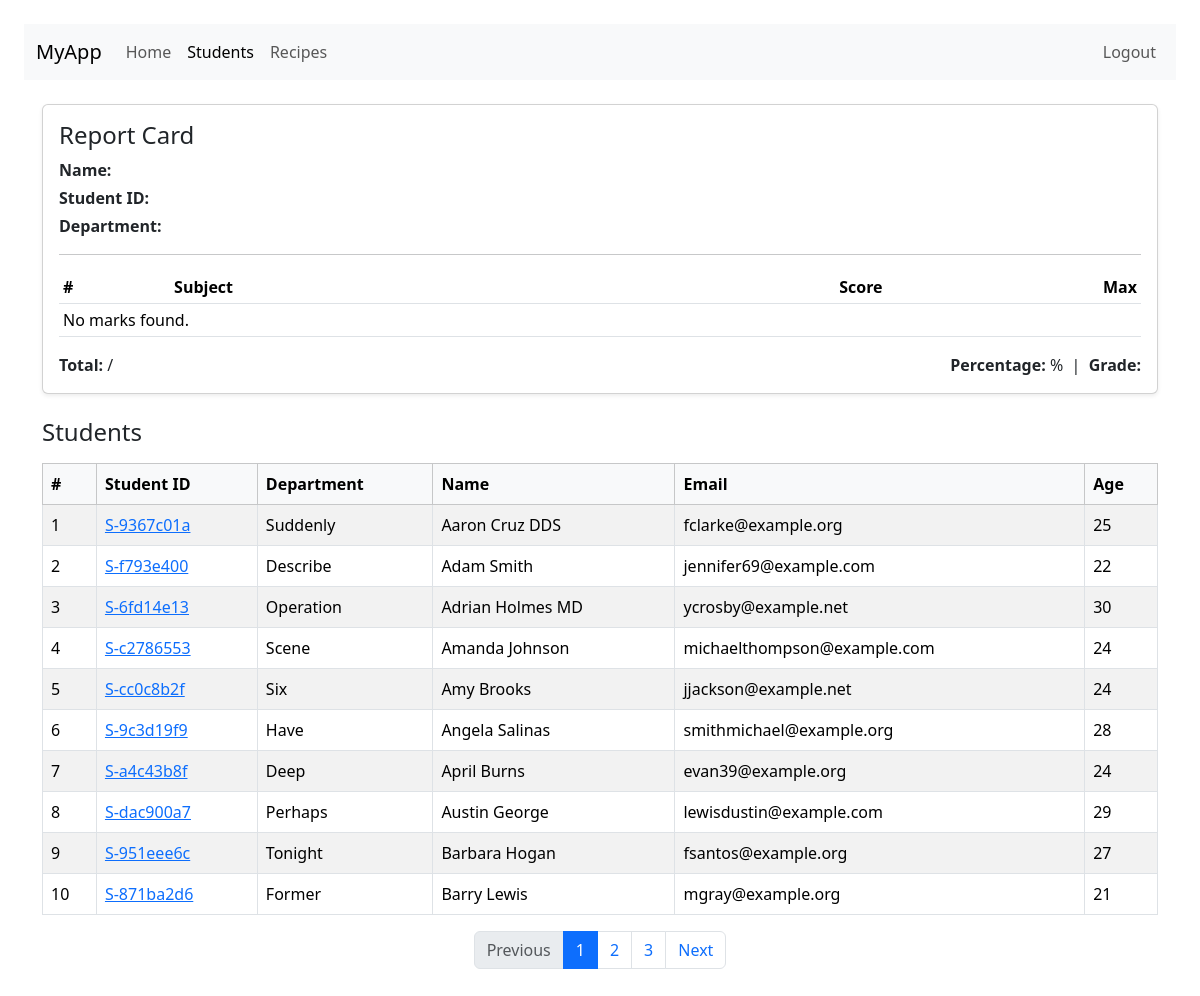
The page /students/ on the database its author committed.
### vege/models.py (models this page shows, shortened)
class Student(models.Model):
    department = models.ForeignKey(Department, on_delete=models.CASCADE)
    student_id = models.OneToOneField(StudentID, on_delete=models.CASCADE)
    student_name = models.CharField(max_length=100)
    student_email = models.EmailField(unique=True)
    student_age = models.IntegerField(default=18)
    student_address = models.TextField(blank=True)
    class Meta:
        ordering = ['student_name']
        verbose_name = 'student'

class StudentID(models.Model):
    student_id = models.CharField(max_length=20, unique=True)

class Department(models.Model):
    department_name = models.CharField(max_length=100)

### vege/views.py (the view, shortened to what this page needs)
def get_students(request):
    queryset = Student.objects.select_related('student_id', 'department').all()
    search = request.GET.get('search', '').strip()
    paginator = Paginator(queryset, 10)
    page_number = request.GET.get('page', 1)
    page_obj = paginator.get_page(page_number)
    return render(request, 'report/students.html', {'page_obj': page_obj})

### vege/templates/report/students.html (shortened to what this page needs)
<!doctype html>
<html>
<head>
  <link href="https://cdn.jsdelivr.net/npm/bootstrap@5.3.2/dist/css/bootstrap.min.css" rel="stylesheet">
</head>
<body class="p-4">
  <nav class="navbar navbar-expand-lg navbar-light bg-light mb-4">
    <div class="container-fluid">
      <a class="navbar-brand" href="{% url 'home' %}">MyApp</a>
      <div class="collapse navbar-collapse">
        <ul class="navbar-nav me-auto mb-2 mb-lg-0">
          <li class="nav-item"><a class="nav-link" href="{% url 'home' %}">Home</a></li>
          <li class="nav-item"><a class="nav-link active" href="{% url 'students' %}">Students</a></li>
          <li class="nav-item"><a class="nav-link" href="{% url 'receipes' %}">Recipes</a></li>
        </ul>
        <ul class="navbar-nav">
          <li class="nav-item"><a class="nav-link" href="{% url 'logout' %}">Logout</a></li>
        </ul>
      </div>
    </div>
  </nav>
  <div class="container">
    <div class="card shadow-sm">
      <div class="card-body">
        <h4 class="card-title">Report Card</h4>
        <p class="mb-1"><strong>Name:</strong> {{ student.student_name }}</p>
        <p class="mb-1"><strong>Student ID:</strong> {{ student.student_id.student_id }}</p>
        <p class="mb-1"><strong>Department:</strong> {{ student.department.department_name }}</p>
        <hr>
        <table class="table table-sm">
          <thead>
            <tr>
              <th>#</th>
              <th>Subject</th>
              <th class="text-end">Score</th>
              <th class="text-end">Max</th>
            </tr>
          </thead>
          <tbody>
            {% for row in rows %}
            <tr>
              <td>{{ forloop.counter }}</td>
              <td>{{ row.subject }}</td>
              <td class="text-end">{{ row.score }}</td>
              <td class="text-end">{{ row.max }}</td>
            </tr>
            {% empty %}
            <tr><td colspan="4">No marks found.</td></tr>
            {% endfor %}
          </tbody>
        </table>
        <div class="d-flex justify-content-between mt-3">
          <div><strong>Total:</strong> {{ total }} / {{ max_total }}</div>
          <div><strong>Percentage:</strong> {{ percentage }}% &nbsp;|&nbsp; <strong>Grade:</strong> {{ grade }}</div>
        </div>
      </div>
    </div>
    <div class="mt-4">
      <h4 class="mb-3">Students</h4>
      <div class="table-responsive">
        <table class="table table-striped table-bordered align-middle">
          <thead class="table-light">
            <tr>
              <th>#</th>
              <th>Student ID</th>
              <th>Department</th>
              <th>Name</th>
              <th>Email</th>
              <th>Age</th>
            </tr>
          </thead>
          <tbody>
            {% for student in page_obj %}
            <tr>
              <td>{{ page_obj.start_index|add:forloop.counter0 }}</td>
              <td>
  <a href="{% url 'check_marks' student.student_id.student_id %}">
    {{ student.student_id.student_id }}
  </a>
</td>
              <td>{{ student.department.department_name }}</td>
              <td>{{ student.student_name }}</td>
              <td>{{ student.student_email }}</td>
              <td>{{ student.student_age }}</td>
            </tr>
            {% empty %}
            <tr><td colspan="6" class="text-center">No students found.</td></tr>
            {% endfor %}
          </tbody>
        </table>
      </div>
      <nav aria-label="Page navigation">
        <ul class="pagination justify-content-center">
          {% if page_obj.has_previous %}
            <li class="page-item">
              <a class="page-link" href="?page={{ page_obj.previous_page_number }}">Previous</a>
            </li>
          {% else %}
            <li class="page-item disabled"><span class="page-link">Previous</span></li>
          {% endif %}
          {% for num in page_obj.paginator.page_range %}
            {% if page_obj.number == num %}
              <li class="page-item active"><span class="page-link">{{ num }}</span></li>
            {% elif num >= page_obj.number|add:-2 and num <= page_obj.number|add:2 %}
              <li class="page-item"><a class="page-link" href="?page={{ num }}">{{ num }}</a></li>
            {% endif %}
          {% endfor %}
          {% if page_obj.has_next %}
            <li class="page-item">
              <a class="page-link" href="?page={{ page_obj.next_page_number }}">Next</a>
            </li>
          {% else %}
            <li class="page-item disabled"><span class="page-link">Next</span></li>
          {% endif %}
        </ul>
      </nav>
    </div>
  </div>
</body>
</html>

### rows shown on the page
Student: start_index|add "1", student_id.student_id "S-9367c01a", department.department_name "Suddenly", student_name "Aaron Cruz DDS", student_email "fclarke@example.org", student_age "25"
Student: start_index|add "2", student_id.student_id "S-f793e400", department.department_name "Describe", student_name "Adam Smith", student_email "jennifer69@example.com", student_age "22"
Student: start_index|add "3", student_id.student_id "S-6fd14e13", department.department_name "Operation", student_name "Adrian Holmes MD", student_email "ycrosby@example.net", student_age "30"
Student: start_index|add "4", student_id.student_id "S-c2786553", department.department_name "Scene", student_name "Amanda Johnson", student_email "michaelthompson@example.com", student_age "24"
Student: start_index|add "5", student_id.student_id "S-cc0c8b2f", department.department_name "Six", student_name "Amy Brooks", student_email "jjackson@example.net", student_age "24"
Student: start_index|add "6", student_id.student_id "S-9c3d19f9", department.department_name "Have", student_name "Angela Salinas", student_email "smithmichael@example.org", student_age "28"
Student: start_index|add "7", student_id.student_id "S-a4c43b8f", department.department_name "Deep", student_name "April Burns", student_email "evan39@example.org", student_age "24"
Student: start_index|add "8", student_id.student_id "S-dac900a7", department.department_name "Perhaps", student_name "Austin George", student_email "lewisdustin@example.com", student_age "29"
Student: start_index|add "9", student_id.student_id "S-951eee6c", department.department_name "Tonight", student_name "Barbara Hogan", student_email "fsantos@example.org", student_age "27"
Student: start_index|add "10", student_id.student_id "S-871ba2d6", department.department_name "Former", student_name "Barry Lewis", student_email "mgray@example.org", student_age "21"

### other values the page prints
{{ num }} "1"
{{ num }} "2" "3"
